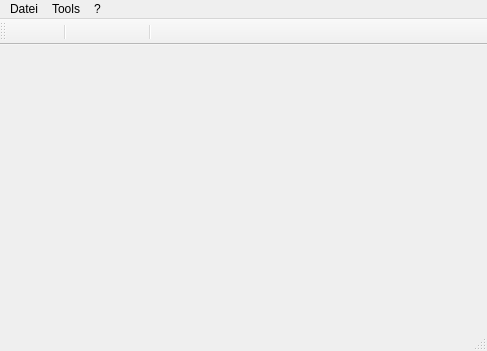
<?xml version="1.0" encoding="UTF-8"?>
<ui version="4.0">
 <class>MainWindow</class>
 <widget class="QMainWindow" name="MainWindow">
  <property name="geometry">
   <rect>
    <x>0</x>
    <y>0</y>
    <width>487</width>
    <height>351</height>
   </rect>
  </property>
  <property name="contextMenuPolicy">
   <enum>Qt::NoContextMenu</enum>
  </property>
  <property name="windowTitle">
   <string>MainWindow</string>
  </property>
  <widget class="QWidget" name="main_widget"/>
  <widget class="QMenuBar" name="main_menu">
   <property name="geometry">
    <rect>
     <x>0</x>
     <y>0</y>
     <width>487</width>
     <height>21</height>
    </rect>
   </property>
   <widget class="QMenu" name="menuDatei">
    <property name="title">
     <string>Datei</string>
    </property>
   </widget>
   <widget class="QMenu" name="menuTools">
    <property name="title">
     <string>Tools</string>
    </property>
   </widget>
   <widget class="QMenu" name="menu">
    <property name="title">
     <string>?</string>
    </property>
   </widget>
   <addaction name="menuDatei"/>
   <addaction name="menuTools"/>
   <addaction name="menu"/>
  </widget>
  <widget class="QToolBar" name="main_tools">
   <property name="minimumSize">
    <size>
     <width>0</width>
     <height>28</height>
    </size>
   </property>
   <property name="maximumSize">
    <size>
     <width>16777215</width>
     <height>28</height>
    </size>
   </property>
   <property name="styleSheet">
    <string notr="true">QToolButton
{
	padding: 0;
	margin-top: 1px;
}

QToolButton:hover
{
    margin-top: 1px;
}

QToolBar
{
	padding: 0;
}</string>
   </property>
   <property name="iconSize">
    <size>
     <width>20</width>
     <height>20</height>
    </size>
   </property>
   <attribute name="toolBarArea">
    <enum>TopToolBarArea</enum>
   </attribute>
   <attribute name="toolBarBreak">
    <bool>false</bool>
   </attribute>
   <addaction name="action_open_img"/>
   <addaction name="action_open_pal"/>
   <addaction name="separator"/>
   <addaction name="action_save_img"/>
   <addaction name="action_save_pal"/>
   <addaction name="action_edit_pal"/>
   <addaction name="separator"/>
   <addaction name="action_help"/>
   <addaction name="action_info"/>
  </widget>
  <widget class="QStatusBar" name="main_status"/>
  <action name="action_open_img">
   <property name="icon">
    <iconset resource="../images/images.qrc">
     <normaloff>:/toolbar/open_img.png</normaloff>:/toolbar/open_img.png</iconset>
   </property>
   <property name="text">
    <string> </string>
   </property>
   <property name="toolTip">
    <string>&lt;html&gt;&lt;head/&gt;&lt;body&gt;&lt;p&gt;&lt;span style=&quot; font-size:8pt;&quot;&gt;Öffnet eine komprimierte &lt;/span&gt;&lt;span style=&quot; font-size:8pt;&quot;&gt;PNG-Grafik&lt;/span&gt;&lt;span style=&quot; font-size:8pt;&quot;&gt; oder eine unkomprimierte BMP-Grafik.&lt;/span&gt;&lt;/p&gt;&lt;/body&gt;&lt;/html&gt;</string>
   </property>
  </action>
  <action name="action_open_pal">
   <property name="icon">
    <iconset resource="../images/images.qrc">
     <normaloff>:/toolbar/open_pal.png</normaloff>:/toolbar/open_pal.png</iconset>
   </property>
   <property name="text">
    <string> </string>
   </property>
   <property name="toolTip">
    <string>&lt;html&gt;&lt;head/&gt;&lt;body&gt;&lt;p&gt;Weist der geöffneten Grafik eine Palette mit 16 oder 256 Farben zu. Hierbei wird durch einen komplexen Algorithmus versucht, das Gesamterscheinungsbild unverändert zu lassen.&lt;/p&gt;&lt;/body&gt;&lt;/html&gt;</string>
   </property>
  </action>
  <action name="action_save_img">
   <property name="icon">
    <iconset resource="../images/images.qrc">
     <normaloff>:/toolbar/save_img.png</normaloff>:/toolbar/save_img.png</iconset>
   </property>
   <property name="text">
    <string> </string>
   </property>
   <property name="toolTip">
    <string>&lt;html&gt;&lt;head/&gt;&lt;body&gt;&lt;p&gt;Speichert die Grafik vom Ausgabepanel.&lt;/p&gt;&lt;/body&gt;&lt;/html&gt;</string>
   </property>
  </action>
  <action name="action_save_pal">
   <property name="icon">
    <iconset resource="../images/images.qrc">
     <normaloff>:/toolbar/save_pal.png</normaloff>:/toolbar/save_pal.png</iconset>
   </property>
   <property name="text">
    <string> </string>
   </property>
   <property name="toolTip">
    <string>&lt;html&gt;&lt;head/&gt;&lt;body&gt;&lt;p&gt;Speichert die Palette der Grafik vom Ausgabepanel entweder als JASC-, AM-1.92- oder AM-1.95-Palette.&lt;/p&gt;&lt;/body&gt;&lt;/html&gt;</string>
   </property>
  </action>
  <action name="action_edit_pal">
   <property name="icon">
    <iconset resource="../images/images.qrc">
     <normaloff>:/toolbar/edit_pal.png</normaloff>:/toolbar/edit_pal.png</iconset>
   </property>
   <property name="text">
    <string> </string>
   </property>
   <property name="toolTip">
    <string>&lt;html&gt;&lt;head/&gt;&lt;body&gt;&lt;p&gt;Öffnet einen Editor, um die Reihenfolge der Paletteneinträge zu verändern. Danach wird die Grafik manuell repariert, sodass sie wie ursprünglich aussieht.&lt;/p&gt;&lt;/body&gt;&lt;/html&gt;</string>
   </property>
  </action>
  <action name="action_help">
   <property name="icon">
    <iconset resource="../images/images.qrc">
     <normaloff>:/toolbar/help.png</normaloff>:/toolbar/help.png</iconset>
   </property>
   <property name="text">
    <string> </string>
   </property>
   <property name="toolTip">
    <string>&lt;html&gt;&lt;head/&gt;&lt;body&gt;&lt;p&gt;Listet Funktionen und ihre Eigenschaften.&lt;/p&gt;&lt;/body&gt;&lt;/html&gt;</string>
   </property>
  </action>
  <action name="action_info">
   <property name="icon">
    <iconset resource="../images/images.qrc">
     <normaloff>:/toolbar/information.png</normaloff>:/toolbar/information.png</iconset>
   </property>
   <property name="text">
    <string> </string>
   </property>
   <property name="toolTip">
    <string>&lt;html&gt;&lt;head/&gt;&lt;body&gt;&lt;p&gt;Ruft Informationen über dieses Tool ab.&lt;/p&gt;&lt;/body&gt;&lt;/html&gt;</string>
   </property>
  </action>
 </widget>
 <layoutdefault spacing="6" margin="11"/>
 <resources>
  <include location="../images/images.qrc"/>
 </resources>
 <connections/>
</ui>
